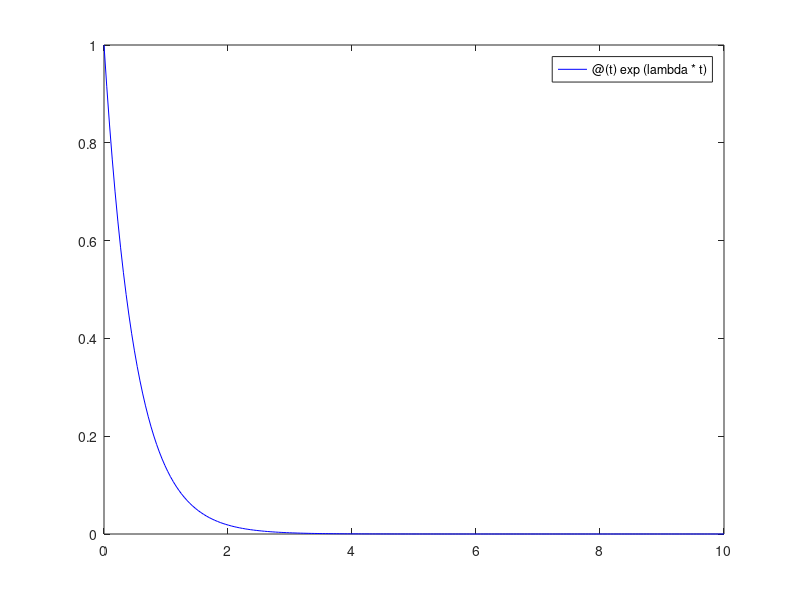

Write MATLAB code to recreate this figure. (Note: this script raises an error after producing the figure.)
lambda=-2;

odefun=@(t,y)lambda*y;
y0=1;

yex=@(t)exp(lambda*t);

t0=0;
T=10;

tspan=[t0,T];

h0=(-2*real(lambda))/(abs(lambda)^2)

H=[0.01,0.1,1,2];
figure(1); clf
grid on
xlabel('t')
fplot(yex,tspan,'b');
hold on
pause

for h=H
    Nh=fix((T-t0)/h);
    [tn,un]=cranknicolson(odefun,tspan,y0,Nh);
    plot(tn,un,'.--')
    legend('yex','EE');
    title(['h=',num2str(h)]);
    pause
end
